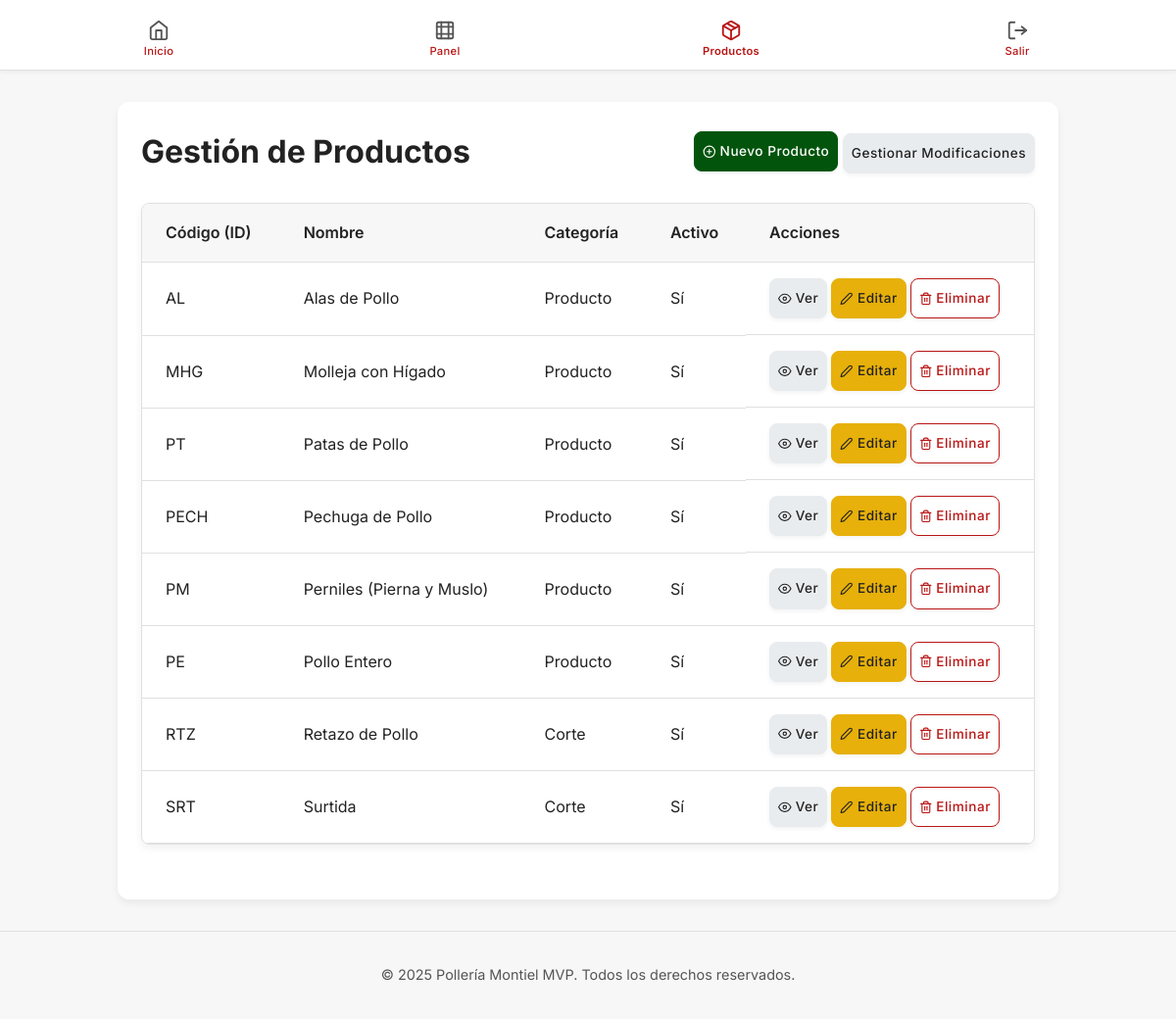
The page /productos/ (signed in) on the database as committed earlier.
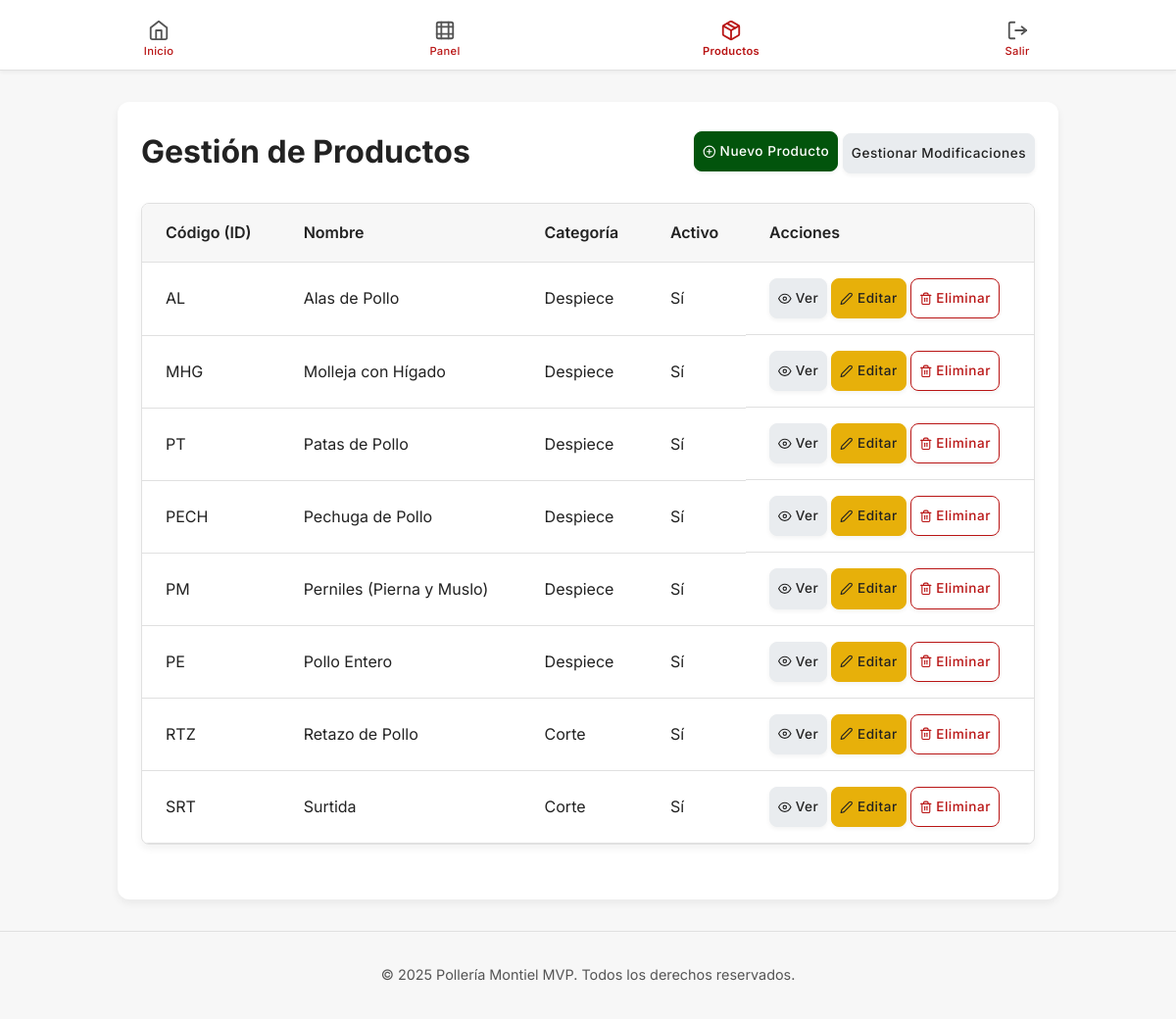
The same page on the database as committed later.
### app/models.py (models this page shows, shortened)
class Producto(db.Model):
    __tablename__ = 'productos'
    id = db.Column(db.String(10), primary_key=True) # Código del producto, ej: 'PECH'
    nombre = db.Column(db.String(100), index=True, unique=True, nullable=False)
    descripcion = db.Column(db.Text, nullable=True)
    categoria = db.Column(db.String(50), index=True, nullable=False) # Ej: 'POLLO_CRUDO', 'MENUDENCIA'
    activo = db.Column(db.Boolean, nullable=False, default=True, index=True)
    subproductos = db.relationship('Subproducto', back_populates='producto_padre', lazy='dynamic', cascade='all, delete-orphan')
    modificaciones_directas = db.relationship(
        'Modificacion',
        secondary=producto_modificacion_association,
        back_populates='productos_asociados',
        lazy='dynamic'
    )
    precios = db.relationship('Precio', foreign_keys='Precio.producto_id', back_populates='producto_base', lazy='dynamic', cascade='all, delete-orphan')

### app/productos/routes.py (the view)
@bp.route('/')
@login_required
def listar_productos():
    if current_user.rol != 'ADMINISTRADOR':
        flash('No tienes permiso para acceder a esta sección.', 'danger')
        return redirect(url_for('index'))
    productos_list = services.obtener_todos_los_productos()
    return render_template('productos/listar_productos.html',
                           productos=productos_list,
                           title="Gestión de Productos")

### app/models.py (called while the page is built)
@login.user_loader
def load_user(id):
    return db.session.get(Usuario, int(id))

### app/productos/services.py (called while the page is built)
def obtener_todos_los_productos():
    return Producto.query.order_by(Producto.nombre.asc()).all()

### app/templates/productos/listar_productos.html (shortened to what this page needs)
{% extends "layouts/base.html" %}
{% block content %}
<main>
    <div class="page-content">
        <div class="header-row">
            <h1>{{ title }}</h1>
            <div class="form-actions">
                <a href="{{ url_for('productos.crear_producto') }}" class="btn btn--primary btn--small">
                    Nuevo Producto
                </a>
                <a href="{{ url_for('productos.listar_modificaciones') }}" class="btn btn--info btn--small">
                    Gestionar Modificaciones
                </a>
            </div>
        </div>
        {% if productos %}
        <div class="table-container">
            <table class="custom-table">
                <thead>
                    <tr>
                        <th>Código (ID)</th>
                        <th>Nombre</th>
                        <th>Categoría</th>
                        <th>Activo</th>
                        <th>Acciones</th>
                    </tr>
                </thead>
                <tbody>
                    {% for producto in productos %}
                    <tr>
                        <td data-label="Código (ID)">{{ producto.id }}</td>
                        <td data-label="Nombre">{{ producto.nombre }}</td>
                        <td data-label="Categoría">{{ producto.categoria }}</td>
                        <td data-label="Activo">
                            {% if producto.activo %}
                                <span class="status-badge status-active">Sí</span>
                            {% else %}
                                <span class="status-badge status-inactive">No</span>
                            {% endif %}
                        </td>
                        <td data-label="Acciones" class="actions-cell">
                            <a href="{{ url_for('productos.ver_producto', producto_id=producto.id) }}" class="btn btn--info btn--small" title="Ver Detalles">
                                <svg xmlns="http://www.w3.org/2000/svg" width="16" height="16" viewBox="0 0 24 24" fill="none" stroke="currentColor" stroke-width="2" stroke-linecap="round" stroke-linejoin="round" class="feather feather-eye"><path d="M1 12s4-8 11-8 11 8 11 8-4 8-11 8-11-8-11-8z"></path><circle cx="12" cy="12" r="3"></circle></svg>
                                Ver
                            </a>
                            <a href="{{ url_for('productos.editar_producto', producto_id=producto.id) }}" class="btn btn--warning btn--small" title="Editar">
                                <svg xmlns="http://www.w3.org/2000/svg" width="16" height="16" viewBox="0 0 24 24" fill="none" stroke="currentColor" stroke-width="2" stroke-linecap="round" stroke-linejoin="round" class="feather feather-edit-2"><path d="M17 3a2.828 2.828 0 1 1 4 4L7.5 20.5 2 22l1.5-5.5L17 3z"></path></svg>
                                Editar
                            </a>
                            <a href="#" class="btn btn--outline-danger btn--small" title="Eliminar">
                                Eliminar
                            </a>
                        </td>
                    </tr>
                    {% endfor %}
                </tbody>
            </table>
        </div>
        {% else %}
        <div class="message message-info" role="alert">
            No hay productos para mostrar. Puedes <a href="{{ url_for('productos.crear_producto') }}">  crear uno nuevo</a>.
        </div>
        {% endif %}
    </div>
</main>
{% endblock %}

### app/templates/layouts/base.html (shortened to what this page needs)
<!DOCTYPE html>
<html lang="es">
<head>
    <link rel="stylesheet" href="{{ url_for('static', filename='css/estilo.css') }}">
</head>
<body>
    <header>
        <nav class="icon-nav-mobile">
            <div class="nav-item {% if request.endpoint == 'index' %}active-link{% endif %}">
                <a href="{{ url_for('index') }}">
                    <div class="nav-icon">
                    </div>
                    <div class="nav-label">Inicio</div>
                </a>
            </div>
            {% if current_user.is_authenticated %}
            <div class="nav-item {% if request.endpoint == 'dashboard' %}active-link{% endif %}">
                <a href="{{ url_for('dashboard') }}">
                    <div class="nav-icon">
                    </div>
                    <div class="nav-label">Panel</div>
                </a>
            </div>
                {% if current_user.rol == 'ADMINISTRADOR' %}
                <div class="nav-item {% if request.endpoint == 'productos.listar_productos' %}active-link{% endif %}">
                    <a href="{{ url_for('productos.listar_productos') }}">
                        <div class="nav-icon">
                        </div>
                        <div class="nav-label">Productos</div>
                    </a>
                </div>
                {% endif %}
                <div class="nav-item">
                    <a href="{{ url_for('auth.logout') }}">
                        <div class="nav-icon">
                        </div>
                        <div class="nav-label">Salir</div>
                    </a>
                </div>
            {% endif %}
        </nav>
    </header>
    <div class="main-content-wrapper">
        {% block content %}{% endblock %}
    </div>
    <footer>
        <p>&copy; {{ moment(current_time).format('YYYY') }} Pollería Montiel MVP. Todos los derechos reservados.</p>
    </footer>
</body>
</html>

Rows that differ between the two databases and show on the page:
changed Producto "AL": categoria "Producto" → "Despiece"
changed Producto "MHG": categoria "Producto" → "Despiece"
changed Producto "PT": categoria "Producto" → "Despiece"
changed Producto "PECH": categoria "Producto" → "Despiece"
changed Producto "PM": categoria "Producto" → "Despiece"
changed Producto "PE": categoria "Producto" → "Despiece"
